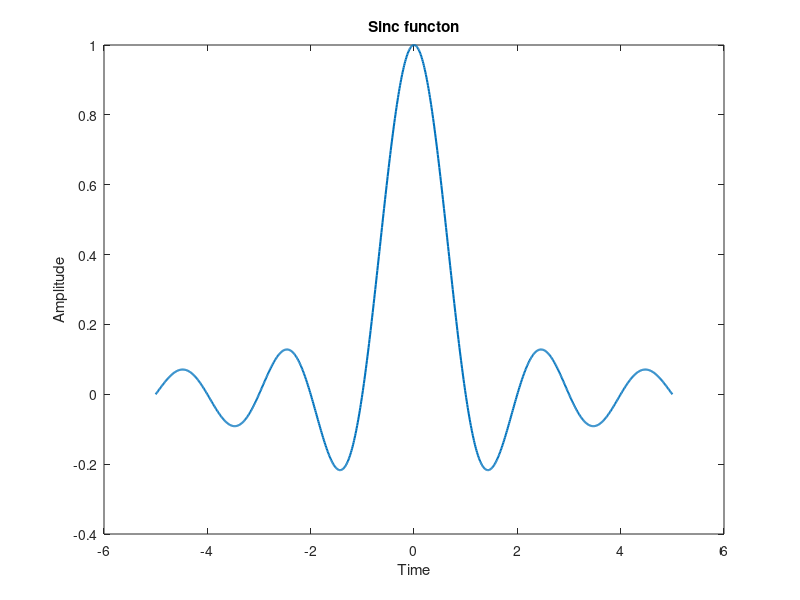

Recreate this plot in MATLAB. (Note: this script raises an error after producing the figure.)
t = -5:0.01:5;
y = sinc(t);
plot(t, y, "linewidth", 1.5)
title("Sinc functon");
xlabel("Time");
ylabel("Amplitude");

sgtitle("Sadbhav Adhikari, 54");
